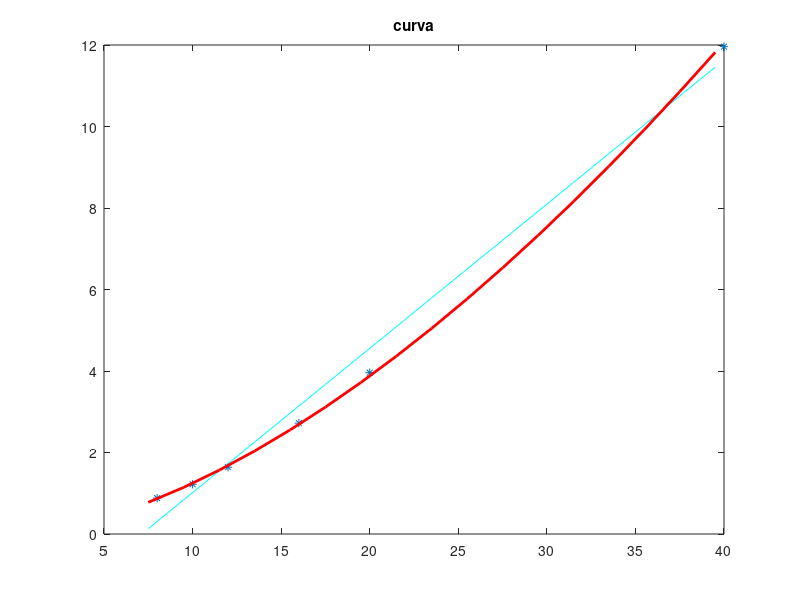

Write the MATLAB code that produced this figure.
%%minimos cuadraticosdisp('datos')X=[8 10 12 16 20 40];Y=[0.88 1.22 1.64 2.72 3.96 11.96];TABLA=[X;Y]'%%ajuste por recta ax+bdisp('Recta')A=[ones(size(X));X]'b=Y';solr=A\bZ=7.5:2:41;recta=solr(1)+solr(2)*Z;plot(X,Y,'*',Z,recta,'c','LineWidth',2),title('recta')e=Y-(solr(1)+solr(2)*X);rrecta=norm(e)%%ajuste por polinomio de grado 4 ax4+bx3+cx2+dx+edisp('polinomio')A=vander(X); A(:,1:2)=[]b=Y';[Q,R]=qr(A)b1=Q'*b;coef_pol=R\b1ZZ=7:2:40;pol=polyval(coef_pol,ZZ);e=Y-polyval(coef_pol,X);rpol=norm(e)plot(X,Y,'*',Z,recta,'c',ZZ,pol,'r','Linewidth',2);%%ajuste por potenciadisp('potencia')A=[ones(size(X));log(X)]'b=log(Y)';[Q,R]=qr(A);b1=Q'*b;p=R\b1Z=7.5:2:41;curva=exp(p(1)).*Z.^p(2);e=Y-(exp(p(1)).*X.^p(2));rcurva=norm(e)plot(X,Y,'*',Z,recta,'c',Z,curva,'r','linewidth',2),title('curva')